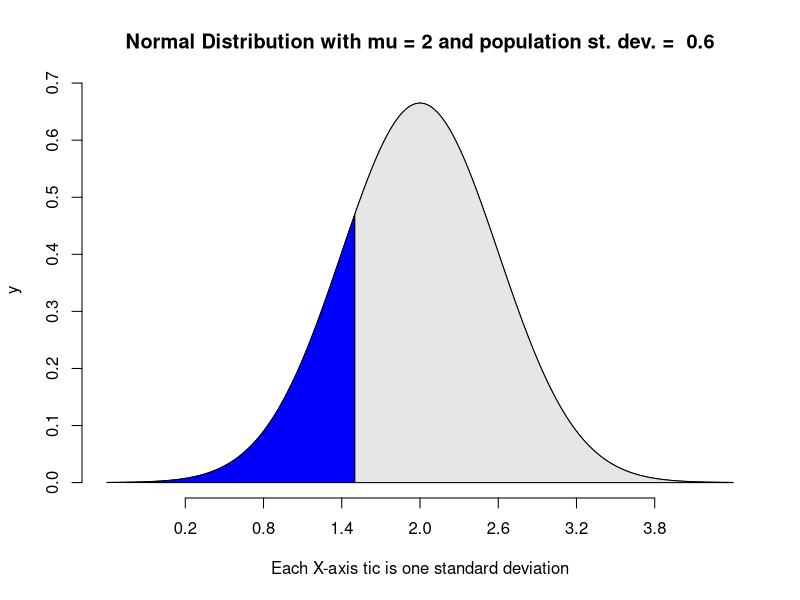

This chart was generated by the following R code:
# Source:  https://www.dummies.com/education/math/statistics/z-testing-r/

z.test.vector = function(x, popmu, popstdev) {
  # x is your data set/observations
  # popmu is the population mean
  # popvar is the population standard deviation
  
  one.tail.p <- NULL
  
  #compute the z-score
  
  stderror.of.pop.mean <- popstdev/sqrt(length(x))
  z.score <- round((mean(x)-popmu)/stderror.of.pop.mean, 3)
  
  one.tail.p <- round(pnorm(abs(z.score),lower.tail = FALSE),5)
  
  #cat("z score:", z.score, "\n")
  #cat("one-tailed probability:", one.tail.p, "\n")
  #cat("two-tailed probability:", 2*one.tail.p, "\n")
  
  return (list("z" = z.score, 
               "stderrorOfPopMean" = stderror.of.pop.mean,
               "one.tail.probability" = one.tail.p,
               "two.tail.probability" = 2*one.tail.p))
  
}

IQ.data.vector <- c(100,103,104,109,109,88, 103, 155, 119, 103, 116,105,108,97)

z.results <- z.test.vector(IQ.data.vector, 100, 15)


##### Katie Ann Jager vidoe on Normal distribution
# https://www.youtube.com/watch?v=QkmSUq498iY

mu = 2
stdev = 0.6
x = 1.5

#Draw the normal distribution, with x axis
#marked off in standard deviations.
#graph centered at the population mean of 2

range = seq(mu-4*stdev, mu+4*stdev, 0.01)

#density function to generate range for x values
y = dnorm(x=range, mean = mu, sd = stdev)

mainTitle = paste("Normal Distribution with mu =",
                  mu, "and population st. dev. = ",
                  stdev,
                  sep=" ")

plot(range, 
     y, 
     xlab="Each X-axis tic is one standard deviation",
     main = mainTitle, type='l', ylim = c(0, max(y)+0.01), axes = FALSE)
#generate axes as you wish
axis(1, at=seq(mu-3*stdev, mu+3*stdev, stdev))
axis(2)

#CREATES A SECOND POLYGON that fits within the curve just drawn
#finding the X value in the curve and coloring area to the left of X
#combine values zero, a sequence from the lowest range value through x
#in increments of 0.01
cord.a = c(0, seq(min(range),x,0.01),                   x)
cord.b = c(0, dnorm(seq(min(range),x,0.01), mu, stdev), 0)
polygon(cord.a, cord.b, col="blue")

cord.c = c(x, seq(x, max(range), 0.01),                   max(range))
cord.d = c(0, dnorm(seq(x, max(range), 0.01), mu, stdev), 0)
polygon(cord.c, cord.d, col=grey(0.90))

p.left.of.x <- pnorm(x, mu, stdev)
p.right.of.x <- 1-pnorm(x, mu, stdev)

x.percentile <- qnorm(0.95, mu, stdev) 
